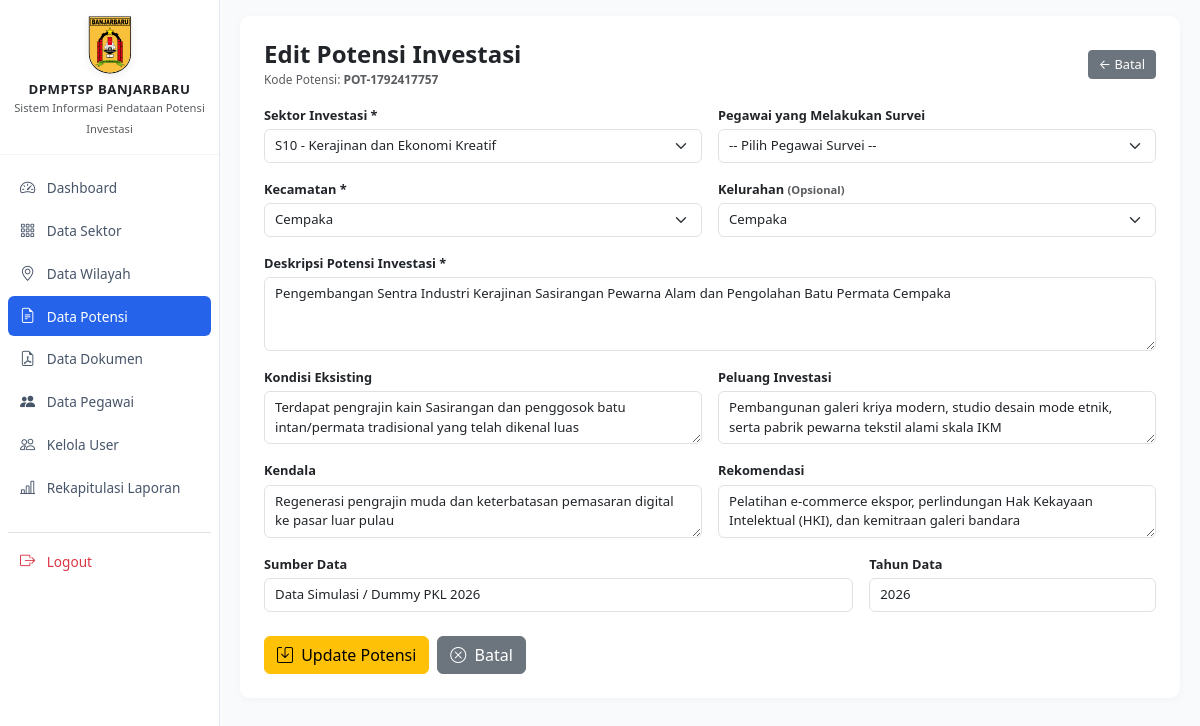
/admin/potensi_edit.php?id=31 (signed in), run on an earlier commit of the app's database.
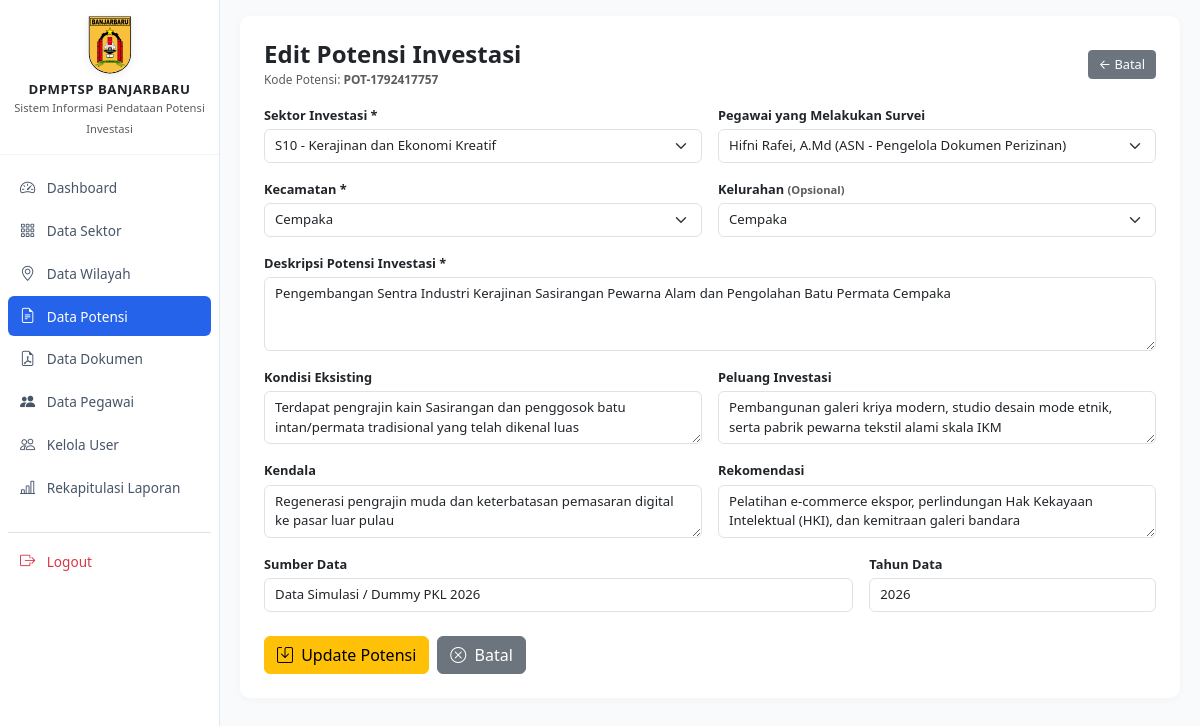
And on a later commit of the database.
### tables this page shows
CREATE TABLE `potensi_investasi` (
  `id_potensi` int unsigned NOT NULL AUTO_INCREMENT,
  `kode_potensi` varchar(30) NOT NULL,
  `id_kecamatan` int unsigned NOT NULL,
  `id_kelurahan` int unsigned DEFAULT NULL,
  `id_sektor` int unsigned NOT NULL,
  `id_pegawai` int DEFAULT NULL,
  `deskripsi` text NOT NULL,
  `kondisi_eksisting` text,
  `peluang_investasi` text,
  `kendala` text,
  `rekomendasi` text,
  `sumber_data` varchar(255) DEFAULT NULL,
  `tahun_data` year DEFAULT NULL,
  `status_publikasi` tinyint(1) NOT NULL DEFAULT '0',
  `status_data` enum('aktif','arsip') NOT NULL DEFAULT 'aktif',
  `created_by` int unsigned NOT NULL,
  `created_at` timestamp NULL DEFAULT CURRENT_TIMESTAMP,
  `updated_at` timestamp NULL DEFAULT CURRENT_TIMESTAMP ON UPDATE CURRENT_TIMESTAMP,
  PRIMARY KEY (`id_potensi`),
  UNIQUE KEY `kode_potensi` (`kode_potensi`),
  KEY `fk_potensi_user` (`created_by`),
  KEY `idx_potensi_kecamatan` (`id_kecamatan`),
  KEY `idx_potensi_kelurahan` (`id_kelurahan`),
  KEY `idx_potensi_sektor` (`id_sektor`),
  KEY `idx_potensi_publikasi` (`status_publikasi`),
  KEY `idx_potensi_pegawai` (`id_pegawai`),
  CONSTRAINT `fk_potensi_kecamatan` FOREIGN KEY (`id_kecamatan`) REFERENCES `kecamatan` (`id_kecamatan`) ON DELETE RESTRICT ON UPDATE CASCADE,
  CONSTRAINT `fk_potensi_kelurahan` FOREIGN KEY (`id_kelurahan`) REFERENCES `kelurahan` (`id_kelurahan`) ON DELETE RESTRICT ON UPDATE CASCADE,
  CONSTRAINT `fk_potensi_pegawai` FOREIGN KEY (`id_pegawai`) REFERENCES `pegawai` (`id_pegawai`) ON DELETE SET NULL ON UPDATE CASCADE,
  CONSTRAINT `fk_potensi_sektor` FOREIGN KEY (`id_sektor`) REFERENCES `sektor` (`id_sektor`) ON DELETE RESTRICT ON UPDATE CASCADE,
  CONSTRAINT `fk_potensi_user` FOREIGN KEY (`created_by`) REFERENCES `users` (`id_user`) ON DELETE RESTRICT ON UPDATE CASCADE
);

CREATE TABLE `sektor` (
  `id_sektor` int unsigned NOT NULL AUTO_INCREMENT,
  `kode_sektor` varchar(10) NOT NULL,
  `nama_sektor` varchar(150) NOT NULL,
  `deskripsi` text,
  `status` tinyint(1) NOT NULL DEFAULT '1',
  `created_at` timestamp NULL DEFAULT CURRENT_TIMESTAMP,
  `updated_at` timestamp NULL DEFAULT CURRENT_TIMESTAMP ON UPDATE CURRENT_TIMESTAMP,
  PRIMARY KEY (`id_sektor`),
  UNIQUE KEY `kode_sektor` (`kode_sektor`),
  UNIQUE KEY `nama_sektor` (`nama_sektor`)
);

CREATE TABLE `kecamatan` (
  `id_kecamatan` int unsigned NOT NULL AUTO_INCREMENT,
  `nama_kecamatan` varchar(100) NOT NULL,
  `deskripsi` text,
  `status` tinyint(1) NOT NULL DEFAULT '1',
  `created_at` timestamp NULL DEFAULT CURRENT_TIMESTAMP,
  `updated_at` timestamp NULL DEFAULT CURRENT_TIMESTAMP ON UPDATE CURRENT_TIMESTAMP,
  PRIMARY KEY (`id_kecamatan`),
  UNIQUE KEY `nama_kecamatan` (`nama_kecamatan`)
);

CREATE TABLE `pegawai` (
  `id_pegawai` int NOT NULL AUTO_INCREMENT,
  `nip` varchar(50) DEFAULT NULL,
  `nama_pegawai` varchar(255) NOT NULL,
  `status_pegawai` enum('ASN','PPPK','Tenaga Kontrak') NOT NULL DEFAULT 'ASN',
  `jabatan` varchar(255) DEFAULT NULL,
  `golongan` varchar(50) DEFAULT NULL,
  `tipe_pppk` varchar(50) DEFAULT NULL,
  `no_reg_absen` varchar(50) DEFAULT NULL,
  `no_hp` varchar(50) DEFAULT NULL,
  `status` tinyint(1) DEFAULT '1',
  `created_at` timestamp NULL DEFAULT CURRENT_TIMESTAMP,
  PRIMARY KEY (`id_pegawai`)
);

### admin/potensi_edit.php (the view, shortened to what the changed rows need)
<?php
require_once '../config/database.php';
$id = isset($_GET['id']) ? (int)$_GET['id'] : 0;
$stmt = $pdo->prepare("SELECT * FROM potensi_investasi WHERE id_potensi = :id LIMIT 1");
$stmt->execute([':id' => $id]);
$pot = $stmt->fetch();
$sektor_list    = $pdo->query("SELECT * FROM sektor WHERE status = 1 ORDER BY nama_sektor ASC")->fetchAll();
$kecamatan_list = $pdo->query("SELECT * FROM kecamatan WHERE status = 1 ORDER BY nama_kecamatan ASC")->fetchAll();
$pegawai_list   = $pdo->query("SELECT id_pegawai, nama_pegawai, status_pegawai, jabatan FROM pegawai WHERE status = 1 ORDER BY nama_pegawai ASC")->fetchAll();
$cur_sektor    = $_POST['id_sektor'] ?? $pot['id_sektor'];
$cur_pegawai   = $_POST['id_pegawai'] ?? $pot['id_pegawai'];
$cur_kecamatan = $_POST['id_kecamatan'] ?? $pot['id_kecamatan'];
?>
<!DOCTYPE html>
<html lang="id">
<head>
</head>
<body>
<div class="wrapper">
    <?php require_once '../includes/sidebar.php'; ?>
    <div id="content">
        <div class="card card-modern p-4">
            <div class="d-flex justify-content-between align-items-center mb-3">
                <div>
                    <small class="text-muted">Kode Potensi: <strong><?= htmlspecialchars($pot['kode_potensi']) ?></strong></small>
                </div>
            </div>
            <form method="POST" class="row g-3">
                <div class="col-md-6">
                    <label class="form-label">Sektor Investasi *</label>
                    <select name="id_sektor" class="form-select" required>
                        <?php foreach ($sektor_list as $s): ?>
                            <option value="<?= $s['id_sektor'] ?>" <?= ($cur_sektor == $s['id_sektor']) ? 'selected' : '' ?>>
                                <?= htmlspecialchars($s['kode_sektor'] . ' - ' . $s['nama_sektor']) ?>
                            </option>
                        <?php endforeach; ?>
                    </select>
                </div>
                <div class="col-md-6">
                    <label class="form-label">Pegawai yang Melakukan Survei</label>
                    <select name="id_pegawai" class="form-select">
                        <option value="">-- Pilih Pegawai Survei --</option>
                        <?php foreach ($pegawai_list as $pg): ?>
                            <option value="<?= $pg['id_pegawai'] ?>" <?= ($cur_pegawai == $pg['id_pegawai']) ? 'selected' : '' ?>>
                                <?= htmlspecialchars($pg['nama_pegawai']) ?> (<?= htmlspecialchars($pg['status_pegawai']) ?><?= !empty($pg['jabatan']) ? ' - ' . htmlspecialchars($pg['jabatan']) : '' ?>)
                            </option>
                        <?php endforeach; ?>
                    </select>
                </div>
                <div class="col-md-6">
                    <label class="form-label">Kecamatan *</label>
                    <select name="id_kecamatan" id="id_kecamatan" class="form-select" required>
                        <?php foreach ($kecamatan_list as $k): ?>
                            <option value="<?= $k['id_kecamatan'] ?>" <?= ($cur_kecamatan == $k['id_kecamatan']) ? 'selected' : '' ?>>
                                <?= htmlspecialchars($k['nama_kecamatan']) ?>
                            </option>
                        <?php endforeach; ?>
                    </select>
                </div>
                <div class="col-12">
                    <label class="form-label">Deskripsi Potensi Investasi *</label>
                    <textarea name="deskripsi" class="form-control" rows="3" required><?= htmlspecialchars($_POST['deskripsi'] ?? $pot['deskripsi']) ?></textarea>
                </div>
                <div class="col-md-6">
                    <label class="form-label">Kondisi Eksisting</label>
                    <textarea name="kondisi_eksisting" class="form-control" rows="2"><?= htmlspecialchars($_POST['kondisi_eksisting'] ?? ($pot['kondisi_eksisting'] ?? '')) ?></textarea>
                </div>
                <div class="col-md-6">
                    <label class="form-label">Peluang Investasi</label>
                    <textarea name="peluang_investasi" class="form-control" rows="2"><?= htmlspecialchars($_POST['peluang_investasi'] ?? ($pot['peluang_investasi'] ?? '')) ?></textarea>
                </div>
                <div class="col-md-6">
                    <label class="form-label">Kendala</label>
                    <textarea name="kendala" class="form-control" rows="2"><?= htmlspecialchars($_POST['kendala'] ?? ($pot['kendala'] ?? '')) ?></textarea>
                </div>
                <div class="col-md-6">
                    <label class="form-label">Rekomendasi</label>
                    <textarea name="rekomendasi" class="form-control" rows="2"><?= htmlspecialchars($_POST['rekomendasi'] ?? ($pot['rekomendasi'] ?? '')) ?></textarea>
                </div>
                <div class="col-md-8">
                    <label class="form-label">Sumber Data</label>
                    <input type="text" name="sumber_data" class="form-control" value="<?= htmlspecialchars($_POST['sumber_data'] ?? ($pot['sumber_data'] ?? '')) ?>">
                </div>
                <div class="col-md-4">
                    <label class="form-label">Tahun Data</label>
                    <input type="number" name="tahun_data" class="form-control" min="2000" max="2099" value="<?= htmlspecialchars($_POST['tahun_data'] ?? ($pot['tahun_data'] ?? '')) ?>">
                </div>
            </form>
        </div>
    </div>
</div>
</body>
</html>

What changed in the data, as far as the page shows it:
changed potensi_investasi "POT-1792417757": id_pegawai (not shown) → "Hifni Rafei, A.Md (ASN - Pengelola Dokumen Perizinan)"
Also different on the page:
form field id_pegawai: "-- Pilih Pegawai Survei --" → (not shown)
